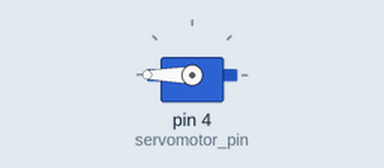
Recording of a sketch running on a simulated Arduino Uno, built with avr-gcc and run on an emulated ATmega328P. On the bench: servo.

Above: at 0.05 s.
Timing chart, 0 to 4.6 s (numbered marks = the images above):
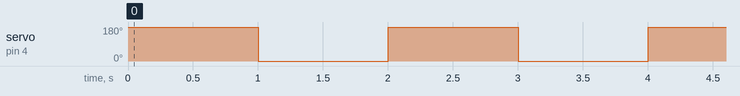

The sketch:

Basic_Servo_move.ino
```cpp
//code made by Paul Khristian B. Marasigan (2023-2024 Press)

// we include servo library
#include <Servo.h>

// we set up some position/ degree for servo
#define UP 180
#define DOWN 0

// we set the servo motor name to servomotor
Servo servomotor;

// we define which pin we put the signal of the servo motor
//(nilagay natin ung pin kung saan naka suksok ung signal ping servo)
int servomotor_pin = 4;

// idk how to explain lmao
// we setup the position in what degree should the servo go
void servo_pos(int pos) {
  servomotor.write(pos);
}

void setup() {
 Serial.begin(9600);

// we define in which pin the servo is connected
 servomotor.attach(servomotor_pin);
}

void loop() {
  // now we test the code the servo should move its arm from 180 degree to 0
  servo_pos(UP);
  delay(1000);
  servo_pos(DOWN);
  delay(1000);
}
```

Measured:
- by itself, servo on pin 4 (servomotor_pin): alternates 180° for 1.0 s and 0° for 1.0 s
